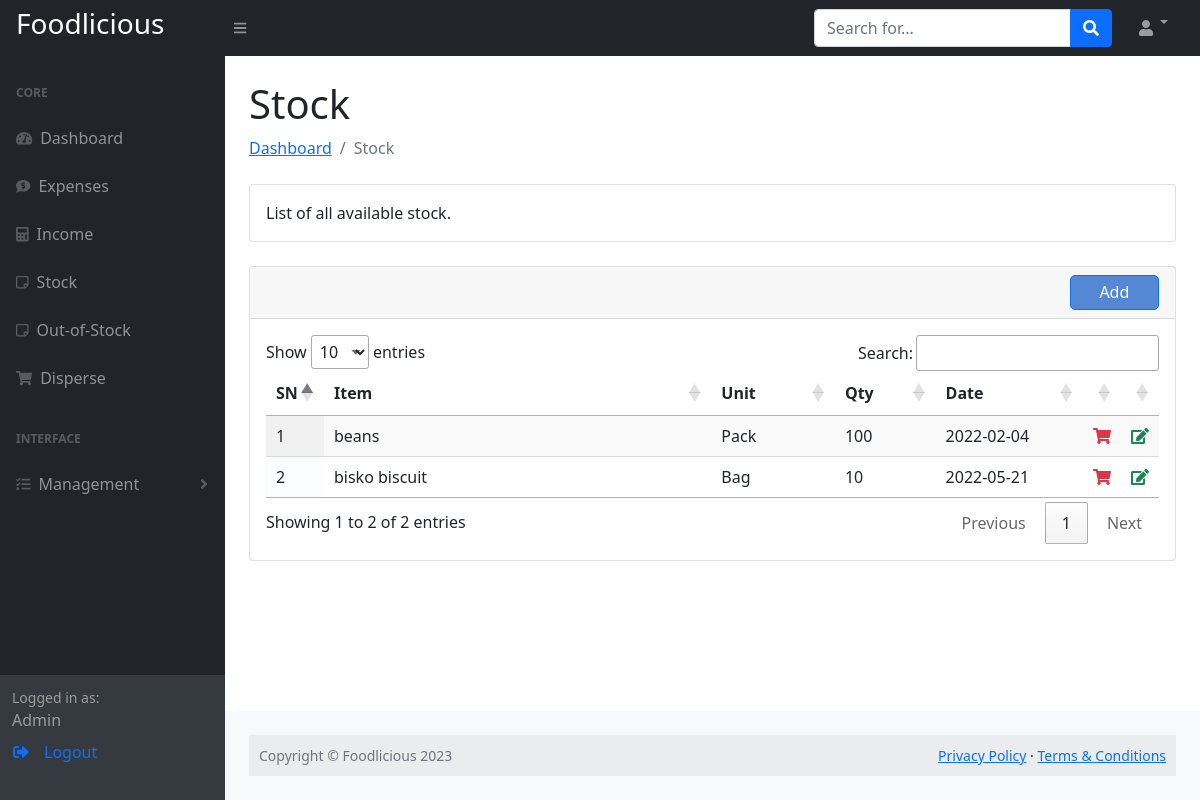
Page /stock.php (signed in) on the committed database.
### tables this page shows
CREATE TABLE `stock` (
  `id` int(11) NOT NULL,
  `item` varchar(255) DEFAULT NULL,
  `unit` varchar(200) NOT NULL DEFAULT 'None',
  `qty` int(20) DEFAULT NULL,
  `date` date DEFAULT NULL
);

### connect/conn.php (called while the page is built, shortened)
<?php
function dbconnect(){
    try{
        $servername = 'localhost';
        $username = 'root';
        $password = '';
        $con = new pdo("mysql:host=$servername; dbname=foodlicious", $username, $password);
        $con->setAttribute(PDO::ATTR_ERRMODE, PDO::ERRMODE_EXCEPTION);
        return $con;
    }catch(PDOException $e){
        echo 'Error establishing connection'. $e->getMessage();
    }
}
?>

### stock.php (the view, shortened to what this page needs)
<?php
include 'header.php';
?>
<div id="layoutSidenav_content">
                <main>
                    <div class="container-fluid px-4">
                        <h1 class="mt-4">Stock</h1>
                        <ol class="breadcrumb mb-4">
                            <li class="breadcrumb-item"><a href="dashboard.php">Dashboard</a></li>
                            <li class="breadcrumb-item active">Stock</li>
                        </ol>
                        <div class="card mb-4">
                            <div class="card-body">
                                List of all available stock.
                            </div>
                        </div>
                        <div class="card mb-4">
                            <div class="card-header">
                            <button type="button" class="btn btn-primary flows" data-bs-toggle="modal" data-bs-target="#exampleModal" data-bs-whatever="@mdo">Add</button>
                            </div>
                            <div class="card-body">
                            <table id="example" class="display">
                                    <thead>
                                        <tr>
                                            <th width="5%">SN</th>
                                            <th width="50%">Item</th>
                                            <th width="15%">Unit</th>
                                            <th width="12%">Qty</th>
                                            <th width="18%">Date</th>
                                            <?php if($role =="Admin"){ ?>
                                            <th width="18%"></th>
                                            <th width="18%"></th>
                                            <?php } ?>
                                        </tr>
                                    </thead>
                                    <tbody>
                                    <?php
                                        $n=0;
                                        $query1 = "SELECT * FROM stock WHERE qty>'0' ORDER BY item";
                                        $data1 = mysqli_query($connect,$query1);
                                        while($row = mysqli_fetch_assoc($data1)) {
                                            $n++;
                                            $id = $row['id'];
                                            $item = $row['item'];
                                            $unit = $row['unit'];
                                            $qty = $row['qty'];
                                            $date = $row['date'];
                                            ?>
                                        <tr>
                                            <td style="width: 3px;"><?php echo $n; ?></td>
                                            <td><?php echo $item; ?></td>
                                            <td ><?php echo $unit; ?></td>
                                            <td ><?php echo $qty; ?></td>
                                            <td><?php echo $date; ?></td>
                                            <?php
                                            if($role =="Admin"){?>
                                            <td width="3%">
                                                <a href="disp-form.php?id=<?php echo $id ?>" class="text-danger"><i class="fa fa-shopping-cart"></i></a>
                                            </td>
                                            <td width="3%">
                                                <a href="update-stock.php?id=<?php echo $id ?>" class="text-success"><i class="fa fa-edit"></i></a>
                                             </td>
                                <?php } } ?>
                                        </tr>
                                    </tbody>
                                </table>
                            </div>
                        </div>
                        </div>
                </main>
<?php
include 'footer.php';
?>

### header.php (shortened to what this page needs)
<?php
include 'connect/conn.php';
$username = $_SESSION['username'];
$checkUSer = dbconnect()->prepare("SELECT * FROM admin WHERE username=?");
$checkUSer->execute([$username]);
$row = $checkUSer->fetch();
$role = $row['role'];
?>
<!DOCTYPE html>
<html lang="en">
    <head>
        <link rel="stylesheet" href="css/modal.css">
        <link href="css/jquery.dataTables.min.css" rel="stylesheet" />
        <link href="css/styles.css" rel="stylesheet" />
    </head>
    <body class="sb-nav-fixed">
        <nav class="sb-topnav navbar navbar-expand navbar-dark bg-dark">
            <a class="navbar-brand ps-3" href="index.html"><h3>Foodlicious</h3></a>
            <button class="btn btn-link btn-sm order-1 order-lg-0 me-4 me-lg-0" id="sidebarToggle" href="#!"><i class="fas fa-bars"></i></button>
            <form class="d-none d-md-inline-block form-inline ms-auto me-0 me-md-3 my-2 my-md-0">
                <div class="input-group">
                    <input class="form-control" type="text" placeholder="Search for..." aria-label="Search for..." aria-describedby="btnNavbarSearch" />
                    <button class="btn btn-primary" id="btnNavbarSearch" type="button"><i class="fas fa-search"></i></button>
                </div>
            </form>
            <ul class="navbar-nav ms-auto ms-md-0 me-3 me-lg-4">
                <li class="nav-item dropdown">
                    <a class="nav-link dropdown-toggle" id="navbarDropdown" href="#" role="button" data-bs-toggle="dropdown" aria-expanded="false"><i class="fas fa-user fa-fw"></i></a>
                </li>
            </ul>
        </nav>
        <div id="layoutSidenav">
            <div id="layoutSidenav_nav">
                <nav class="sb-sidenav accordion sb-sidenav-dark" id="sidenavAccordion">
                    <div class="sb-sidenav-menu">
                        <div class="nav">
                            <div class="sb-sidenav-menu-heading">Core</div>
                            <a class="nav-link" href="dashboard.php">
                                <div class="sb-nav-link-icon"><i class="fas fa-tachometer-alt"></i></div>
                                Dashboard
                            </a>
                            <a class="nav-link" href="expenses.php">
                                <div class="sb-nav-link-icon"><i class="fas fa-comment-dollar"></i></div>
                                Expenses
                            </a>
                            <a class="nav-link" href="income.php">
                                <div class="sb-nav-link-icon"><i class="fas fa-calculator"></i></div>
                                Income
                            </a>
                            <a class="nav-link" href="stock.php">
                                <div class="sb-nav-link-icon"><i class="far fa-sticky-note"></i></div>
                                Stock
                            </a>
                            <a class="nav-link" href="out_of_stock.php">
                                <div class="sb-nav-link-icon"><i class="far fa-sticky-note"></i></div>
                                Out-of-Stock
                            </a>
                            <a class="nav-link" href="disperse.php">
                                <div class="sb-nav-link-icon"><i class="fa fa-shopping-cart"></i></div>
                                Disperse
                            </a>
                            <?php
                            if ($role =="Admin") {?>
                            <div class="sb-sidenav-menu-heading">Interface</div>
                            <a class="nav-link collapsed" href="#" data-bs-toggle="collapse" data-bs-target="#collapseLayouts" aria-expanded="false" aria-controls="collapseLayouts">
                                <div class="sb-nav-link-icon"><i class="fas fa-tasks"></i></div>
                                Management
                                <div class="sb-sidenav-collapse-arrow"><i class="fas fa-angle-down"></i></div>
                            </a>
                           <?php }
                            ?>
                        </div>
                    </div>
                    <div class="sb-sidenav-footer">
                        <div class="small">Logged in as:</div>
                        <span>
                            <?php
                            echo $role;
                            ?>
                            <a class="nav-link" href="logout.php">
                                <div class="sb-nav-link-icon nav-icon"><i class="fas fa-sign-out-alt"></i></div>
                                <p>Logout</p>
                            </a>
                        </span>
                    </div>
                </nav>
            </div>

### css/modal.css (style rules this page uses)
body { font-family: Arial, Helvetica, sans-serif; font-size: 17px; line-height: 1.6; }

### rows in the picture
stock: item "beans", unit "Pack", qty "100", date "2022-02-04"
stock: item "bisko biscuit", unit "Bag", qty "10", date "2022-05-21"

### other values in the picture
$role "Admin"
